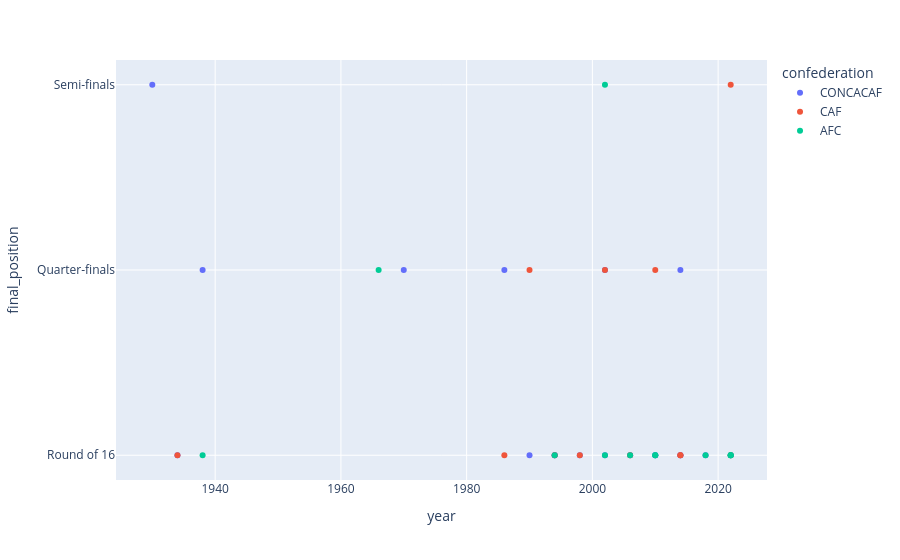

Here is the notebook cell this chart was saved with:
### Code cell
# Scatter Rest of the World (Knockout stages)
order = (
    df_conf_standings[["final_position", "stage_score"]]
    .drop_duplicates()
    .sort_values("stage_score")
    ["final_position"]
    .tolist()
) 

rest_of_world = df_conf_standings[
    (~df_conf_standings["confederation"].isin(["UEFA", "CONMEBOL"])) &
    (df_conf_standings["stage_score"] > 1)
]

fig = px.scatter(
    rest_of_world,
    x="year",
    y="final_position",
    color="confederation",
    category_orders={"final_position": order},
    hover_data=["team"]
)
fig.update_yaxes(autorange="reversed")
fig.show()

### Figure 1 — Plotly figure (JSON) as saved in the notebook; plotly's stock layout.template omitted (floating-point values rounded to 4 significant figures)
{"data": [{"customdata": [["United States"], ["United States"], ["Cuba"], ["Mexico"], ["Mexico"], ["Costa Rica"], ["Mexico"], ["United States"], ["Mexico"], ["Mexico"], ["United States"], ["Mexico"], ["Mexico"], ["United States"], ["Costa Rica"], ["Mexico"], ["United States"], ["Mexico"], ["United States"]], "hovertemplate": "confederation=CONCACAF<br>year=%{x}<br>final_position=%{y}<br>team=%{customdata[0]}<extra></extra>", "legendgroup": "CONCACAF", "marker": {"color": "#636efa", "symbol": "circle"}, "mode": "markers", "name": "CONCACAF", "orientation": "h", "showlegend": true, "type": "scatter", "x": [1930, 1934, 1938, 1970, 1986, 1990, 1994, 1994, 1998, 2002, 2002, 2006, 2010, 2010, 2014, 2014, 2014, 2018, 2022], "xaxis": "x", "y": ["Semi-finals", "Round of 16", "Quarter-finals", "Quarter-finals", "Quarter-finals", "Round of 16", "Round of 16", "Round of 16", "Round of 16", "Round of 16", "Quarter-finals", "Round of 16", "Round of 16", "Round of 16", "Quarter-finals", "Round of 16", "Round of 16", "Round of 16", "Round of 16"], "yaxis": "y"}, {"customdata": [["Egypt"], ["Morocco"], ["Cameroon"], ["Nigeria"], ["Nigeria"], ["Senegal"], ["Ghana"], ["Ghana"], ["Algeria"], ["Nigeria"], ["Morocco"], ["Senegal"]], "hovertemplate": "confederation=CAF<br>year=%{x}<br>final_position=%{y}<br>team=%{customdata[0]}<extra></extra>", "legendgroup": "CAF", "marker": {"color": "#EF553B", "symbol": "circle"}, "mode": "markers", "name": "CAF", "orientation": "h", "showlegend": true, "type": "scatter", "x": [1934, 1986, 1990, 1994, 1998, 2002, 2006, 2010, 2014, 2014, 2022, 2022], "xaxis": "x", "y": ["Round of 16", "Round of 16", "Quarter-finals", "Round of 16", "Round of 16", "Quarter-finals", "Round of 16", "Quarter-finals", "Round of 16", "Round of 16", "Semi-finals", "Round of 16"], "yaxis": "y"}, {"customdata": [["Dutch East Indies"], ["North Korea"], ["Saudi Arabia"], ["Japan"], ["South Korea"], ["Australia"], ["Japan"], ["South Korea"], ["Japan"], ["Australia"], ["Japan"], ["South Korea"]], "hovertemplate": "confederation=AFC<br>year=%{x}<br>final_position=%{y}<br>team=%{customdata[0]}<extra></extra>", "legendgroup": "AFC", "marker": {"color": "#00cc96", "symbol": "circle"}, "mode": "markers", "name": "AFC", "orientation": "h", "showlegend": true, "type": "scatter", "x": [1938, 1966, 1994, 2002, 2002, 2006, 2010, 2010, 2018, 2022, 2022, 2022], "xaxis": "x", "y": ["Round of 16", "Quarter-finals", "Round of 16", "Round of 16", "Semi-finals", "Round of 16", "Round of 16", "Round of 16", "Round of 16", "Round of 16", "Round of 16", "Round of 16"], "yaxis": "y"}], "layout": {"legend": {"title": {"text": "confederation"}, "tracegroupgap": 0}, "margin": {"t": 60}, "xaxis": {"anchor": "y", "domain": [0, 1], "title": {"text": "year"}}, "yaxis": {"anchor": "x", "autorange": "reversed", "categoryarray": ["Final", "Semi-finals", "Quarter-finals", "Round of 16", "Group Stage"], "categoryorder": "array", "domain": [0, 1], "title": {"text": "final_position"}}}}
